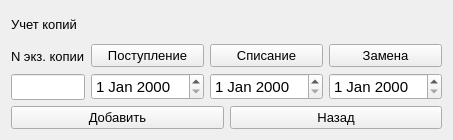
<?xml version="1.0" encoding="UTF-8"?>
<ui version="4.0">
 <class>CopyAccountingMiniForm</class>
 <widget class="QWidget" name="CopyAccountingMiniForm">
  <property name="geometry">
   <rect>
    <x>0</x>
    <y>0</y>
    <width>430</width>
    <height>140</height>
   </rect>
  </property>
  <property name="sizePolicy">
   <sizepolicy hsizetype="Maximum" vsizetype="Maximum">
    <horstretch>0</horstretch>
    <verstretch>0</verstretch>
   </sizepolicy>
  </property>
  <property name="windowTitle">
   <string>Form</string>
  </property>
  <layout class="QGridLayout" name="gridLayout">
   <item row="0" column="0">
    <layout class="QVBoxLayout" name="verticalLayout_5">
     <item>
      <widget class="QLabel" name="labelCopyAccounting">
       <property name="font">
        <font>
         <pointsize>10</pointsize>
        </font>
       </property>
       <property name="text">
        <string>Учет копий</string>
       </property>
      </widget>
     </item>
     <item>
      <layout class="QHBoxLayout" name="horizontalLayout">
       <item>
        <layout class="QVBoxLayout" name="verticalLayout">
         <item>
          <widget class="QLabel" name="labelCopyNumberOfCopy">
           <property name="font">
            <font>
             <pointsize>10</pointsize>
            </font>
           </property>
           <property name="text">
            <string>N экз. копии</string>
           </property>
          </widget>
         </item>
         <item>
          <widget class="QLineEdit" name="lineEditCopyNumberOfCopy">
           <property name="font">
            <font>
             <pointsize>11</pointsize>
            </font>
           </property>
          </widget>
         </item>
        </layout>
       </item>
       <item>
        <layout class="QVBoxLayout" name="verticalLayout_2">
         <item>
          <widget class="QPushButton" name="pushButtonReceiptDate">
           <property name="font">
            <font>
             <pointsize>10</pointsize>
            </font>
           </property>
           <property name="text">
            <string>Поступление</string>
           </property>
          </widget>
         </item>
         <item>
          <widget class="QDateEdit" name="dateEditReceiptDate">
           <property name="font">
            <font>
             <pointsize>11</pointsize>
            </font>
           </property>
          </widget>
         </item>
        </layout>
       </item>
       <item>
        <layout class="QVBoxLayout" name="verticalLayout_3">
         <item>
          <widget class="QPushButton" name="pushButtonDateOfWriteOff">
           <property name="font">
            <font>
             <pointsize>10</pointsize>
            </font>
           </property>
           <property name="text">
            <string>Списание</string>
           </property>
          </widget>
         </item>
         <item>
          <widget class="QDateEdit" name="dateEditDateOfWriteOff">
           <property name="font">
            <font>
             <pointsize>11</pointsize>
            </font>
           </property>
          </widget>
         </item>
        </layout>
       </item>
       <item>
        <layout class="QVBoxLayout" name="verticalLayout_4">
         <item>
          <widget class="QPushButton" name="pushButtonReplacementDate">
           <property name="font">
            <font>
             <pointsize>10</pointsize>
            </font>
           </property>
           <property name="text">
            <string>Замена</string>
           </property>
          </widget>
         </item>
         <item>
          <widget class="QDateEdit" name="dateEditReplacementDate">
           <property name="font">
            <font>
             <pointsize>11</pointsize>
            </font>
           </property>
          </widget>
         </item>
        </layout>
       </item>
      </layout>
     </item>
     <item>
      <layout class="QHBoxLayout" name="horizontalLayout_2">
       <item>
        <widget class="QPushButton" name="pushButtonAdd">
         <property name="font">
          <font>
           <pointsize>10</pointsize>
          </font>
         </property>
         <property name="text">
          <string>Добавить</string>
         </property>
        </widget>
       </item>
       <item>
        <widget class="QPushButton" name="pushButtonBack">
         <property name="font">
          <font>
           <pointsize>10</pointsize>
          </font>
         </property>
         <property name="text">
          <string>Назад</string>
         </property>
        </widget>
       </item>
      </layout>
     </item>
    </layout>
   </item>
  </layout>
 </widget>
 <resources/>
 <connections/>
</ui>
